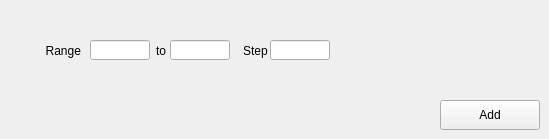
    <widget class="QWidget" name="tab_3">
     <attribute name="title">
      <string>Initial Weight SD</string>
     </attribute>
     <widget class="QLineEdit" name="initialWeightSDFrom_LineEdit">
      <property name="geometry">
       <rect>
        <x>90</x>
        <y>40</y>
        <width>60</width>
        <height>20</height>
       </rect>
      </property>
      <property name="alignment">
       <set>Qt::AlignRight|Qt::AlignTrailing|Qt::AlignVCenter</set>
      </property>
     </widget>
     <widget class="QLabel" name="label_7">
      <property name="geometry">
       <rect>
        <x>153</x>
        <y>40</y>
        <width>16</width>
        <height>21</height>
       </rect>
      </property>
      <property name="text">
       <string>to</string>
      </property>
      <property name="alignment">
       <set>Qt::AlignCenter</set>
      </property>
     </widget>
     <widget class="QLineEdit" name="initialWeightSDTo_LineEdit">
      <property name="geometry">
       <rect>
        <x>170</x>
        <y>40</y>
        <width>60</width>
        <height>20</height>
       </rect>
      </property>
      <property name="alignment">
       <set>Qt::AlignRight|Qt::AlignTrailing|Qt::AlignVCenter</set>
      </property>
     </widget>
     <widget class="QPushButton" name="initialWeightSDAdd_Button">
      <property name="geometry">
       <rect>
        <x>440</x>
        <y>100</y>
        <width>100</width>
        <height>30</height>
       </rect>
      </property>
      <property name="text">
       <string>Add</string>
      </property>
     </widget>
     <widget class="QLineEdit" name="initialWeightSDStep_LineEdit">
      <property name="geometry">
       <rect>
        <x>270</x>
        <y>40</y>
        <width>60</width>
        <height>20</height>
       </rect>
      </property>
      <property name="alignment">
       <set>Qt::AlignRight|Qt::AlignTrailing|Qt::AlignVCenter</set>
      </property>
     </widget>
     <widget class="QLabel" name="label_8">
      <property name="geometry">
       <rect>
        <x>240</x>
        <y>40</y>
        <width>31</width>
        <height>21</height>
       </rect>
      </property>
      <property name="text">
       <string>Step</string>
      </property>
      <property name="alignment">
       <set>Qt::AlignCenter</set>
      </property>
     </widget>
     <widget class="QLabel" name="layerSize_Label_4">
      <property name="geometry">
       <rect>
        <x>10</x>
        <y>40</y>
        <width>71</width>
        <height>21</height>
       </rect>
      </property>
      <property name="text">
       <string>Range</string>
      </property>
      <property name="alignment">
       <set>Qt::AlignRight|Qt::AlignTrailing|Qt::AlignVCenter</set>
      </property>
     </widget>
    </widget>
